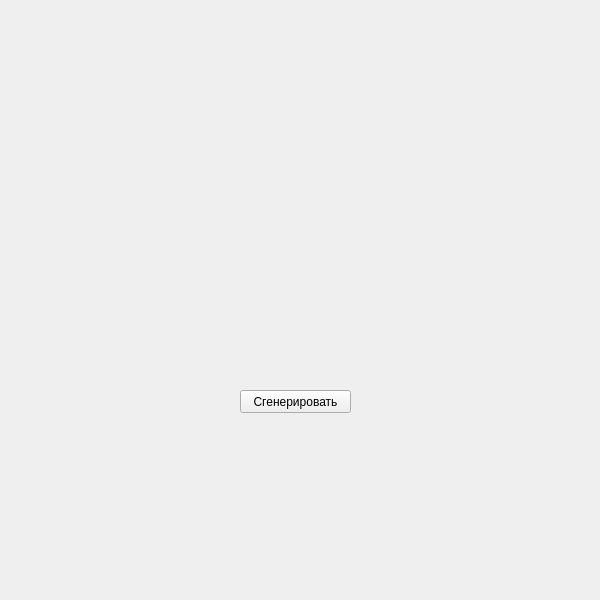
<?xml version="1.0" encoding="UTF-8"?>
<ui version="4.0">
 <class>MainWindow</class>
 <widget class="QMainWindow" name="MainWindow">
  <property name="geometry">
   <rect>
    <x>0</x>
    <y>0</y>
    <width>600</width>
    <height>600</height>
   </rect>
  </property>
  <property name="maximumSize">
   <size>
    <width>600</width>
    <height>600</height>
   </size>
  </property>
  <property name="windowTitle">
   <string>MainWindow</string>
  </property>
  <property name="iconSize">
   <size>
    <width>24</width>
    <height>24</height>
   </size>
  </property>
  <widget class="QWidget" name="centralwidget">
   <widget class="QPushButton" name="btn">
    <property name="geometry">
     <rect>
      <x>240</x>
      <y>390</y>
      <width>111</width>
      <height>23</height>
     </rect>
    </property>
    <property name="text">
     <string>Сгенерировать</string>
    </property>
   </widget>
  </widget>
 </widget>
 <resources/>
 <connections/>
</ui>
